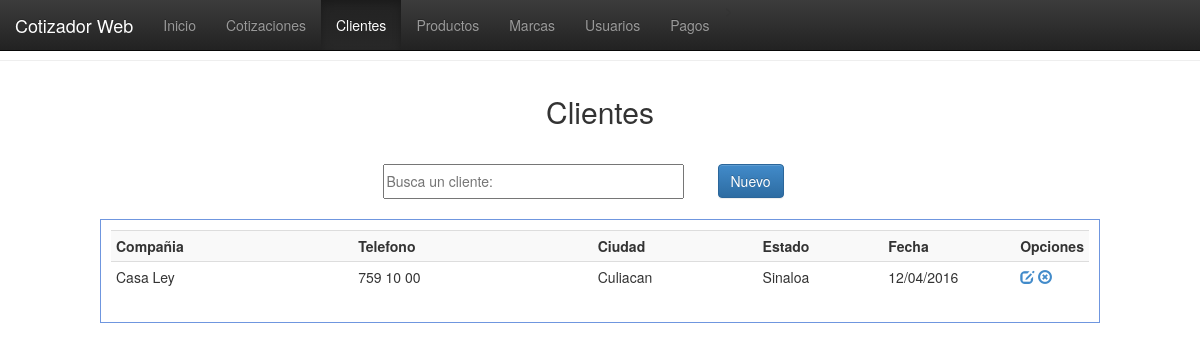
/vistas/clientes.php, run on an earlier commit of the app's database.
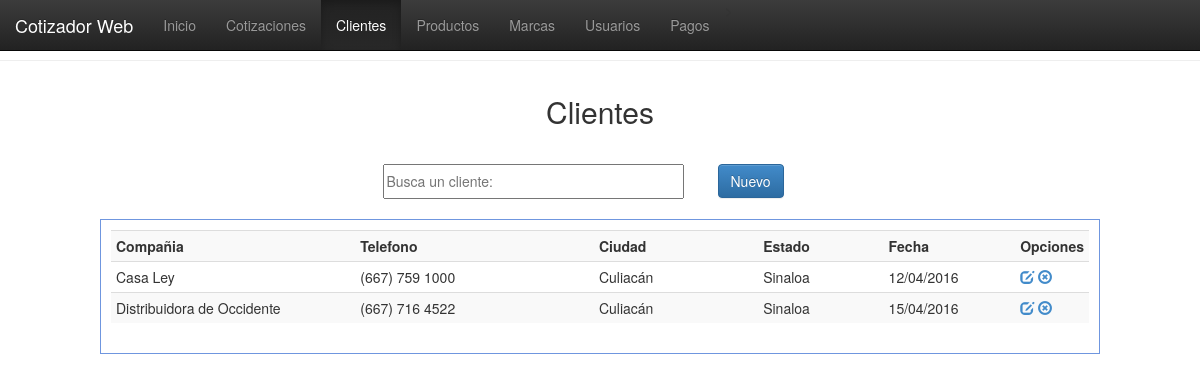
And on a later commit of the database.
### tables this page shows
CREATE TABLE `clientes` (
  `id_cte` int(11) NOT NULL,
  `comp_cte` varchar(100) NOT NULL,
  `nombcomer_cte` varchar(100) NOT NULL,
  `tel_cte` varchar(50) NOT NULL,
  `dir_cte` varchar(100) NOT NULL,
  `ciud_cte` varchar(100) NOT NULL,
  `edo_cte` varchar(100) NOT NULL,
  `fecha_cte` date NOT NULL
);

### php/conexion.php (called while the page is built, shortened)
<?php
function fechaNormal($fecha){
		$nfecha = date('d/m/Y',strtotime($fecha));
		return $nfecha;
}
?>

### vistas/clientes.php (the view, shortened to what this page needs)
<!DOCTYPE html>
<html>
<head>
<link href="../css/estilo.css" rel="stylesheet">
<link href="../bootstrap/css/bootstrap.css" rel="stylesheet">
<link href="../bootstrap/css/bootstrap.min.css" rel="stylesheet">
<link href="../bootstrap/css/bootstrap-theme.css" rel="stylesheet">
<link href="../bootstrap/css/bootstrap-theme.min.css" rel="stylesheet">
</head>
<body>
  <nav class="navbar navbar-inverse navbar-fixed-top">
    <div class="container-fluid">
      <div class="navbar-header">
        <a class="navbar-brand" href="#">Cotizador Web</a>
      </div>
      <div class="collapse navbar-collapse" id="myNavbar">
        <ul class="nav navbar-nav">
          <li><a href="index.php">Inicio</a></li>>
          <li><a href="cotizaciones.php">Cotizaciones</a></li>
          <li class="active"><a href="clientes.php">Clientes</a></li>
          <li><a href="productos.php">Productos</a></li>
          <li><a href="marcas.php">Marcas</a></li>
          <li><a href="usuarios.php">Usuarios</a></li>
          <li><a href="pagos.php">Pagos</a></li>
        </ul>
      </div>
    </div>
  </nav>
  <br><br><hr>
    <header>Clientes</header>
    <section>
    <table border="0" align="center">
    	<tr>
        	<td width="335"><input type="text" placeholder="Busca un cliente:" id="bs-cte"/></td>
            <td width="100"><button id="nuevo-cliente" class="btn btn-primary">Nuevo</button></td>
        </tr>
    </table>
    </section>
    <div class="registros" id="agrega-registros-cte">
        <table class="table table-striped table-condensed table-hover">
            <tr>
                <th width="300">Compañia</th>
                <th width="300">Telefono</th>
                <th width="200">Ciudad</th>
                <th width="150">Estado</th>
                <th width="150">Fecha</th>
                <th width="50">Opciones</th>
            </tr>
        <?php
            include('../php/conexion.php');
            $registro = mysql_query("SELECT * FROM clientes");
            while($registro2 = mysql_fetch_array($registro)){
                echo '<tr>
                        <td>'.$registro2['nombcomer_cte'].'</td>
                        <td>'.$registro2['tel_cte'].'</td>
                        <td>'.$registro2['ciud_cte'].'</td>
                        <td>'.$registro2['edo_cte'].'</td>
                        <td>'.fechaNormal($registro2['fecha_cte']).'</td>
                        <td>
                            <a href="javascript:editarCliente('.$registro2['id_cte'].');" class="glyphicon glyphicon-edit"></a>
                            <a href="javascript:eliminarCliente('.$registro2['id_cte'].');" class="glyphicon glyphicon-remove-circle"></a>
                        </td>
                    </tr>';
            }
        ?>
        </table>
    </div>
</body>
</html>

### css/estilo.css (style rules this page uses)
body { margin:0px; font-family:"Trebuchet MS", Arial, Helvetica, sans-serif; min-width:1000px; }
header { margin:auto; padding:10px; font-size:30px; width:500px; text-align:center; margin-top:20px; }
section { margin-top:20px; }
section table tr td input { width:90%; height:35px; outline:none; font-size:14px; }
.registros { margin:auto; width:1000px; margin-top:20px; border:1px solid #6F96DF; height:auto; padding:10px; }

What changed in the data, as far as the page shows it:
changed clientes "Casa Ley": tel_cte "759 10 00" → "(667) 759 1000"; ciud_cte "Culiacan" → "Culiacán"
added clientes: nombcomer_cte "Distribuidora de Occidente", tel_cte "(667) 716 4522", ciud_cte "Culiacán", edo_cte "Sinaloa", fecha_cte "15/04/2016"
